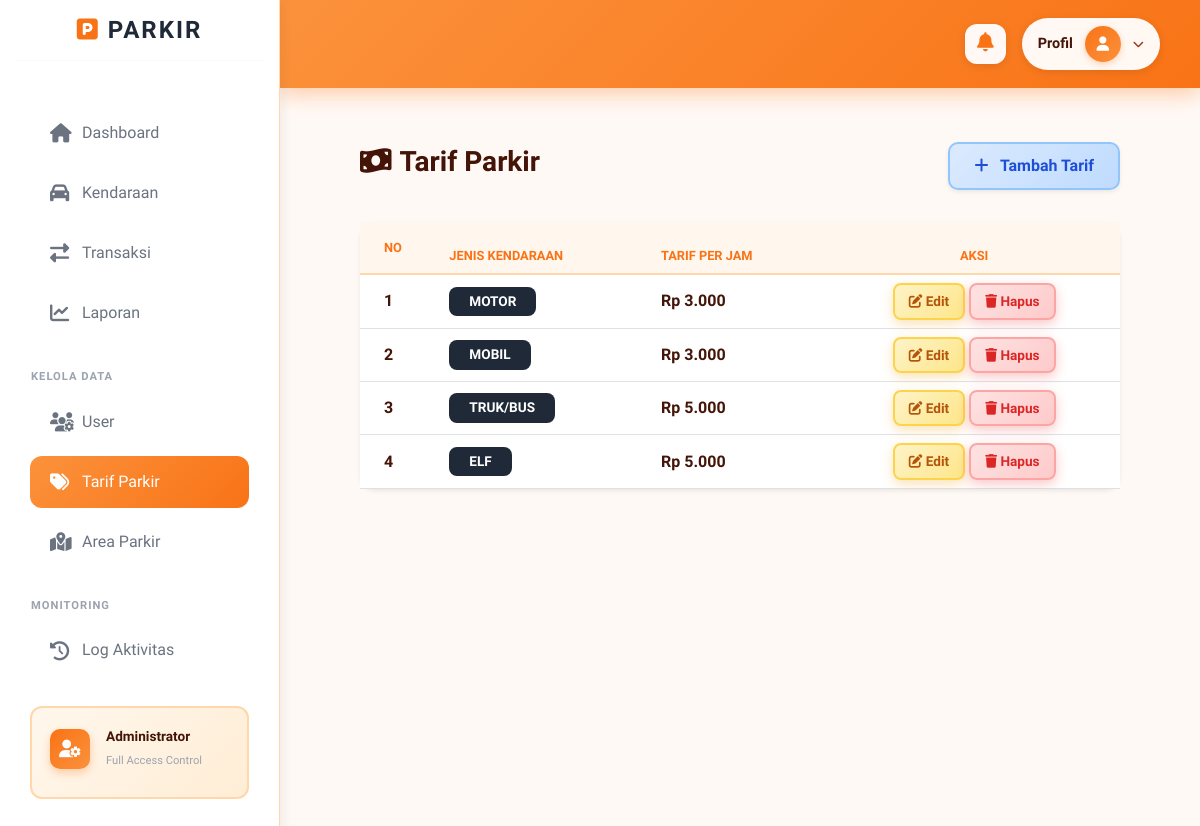
/index.php?c=Tarif&m=index (signed in), run on an earlier commit of the app's database.
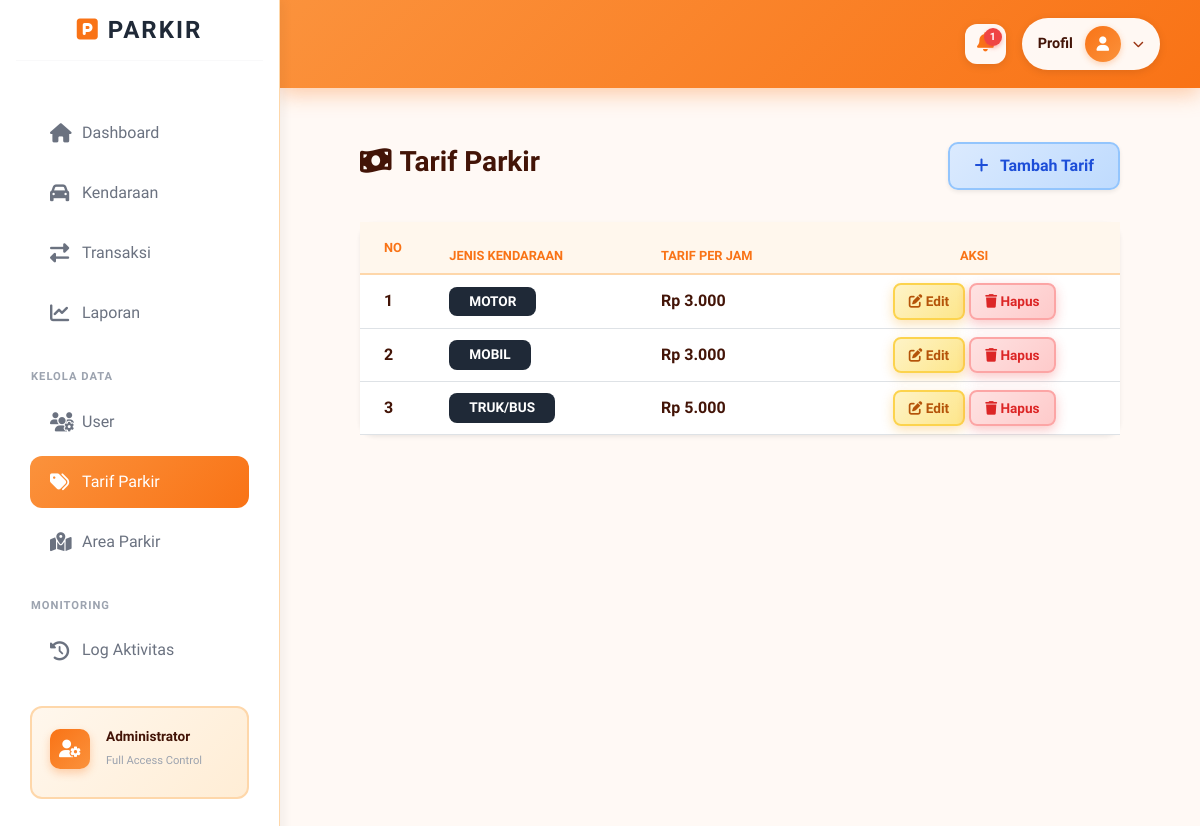
And on a later commit of the database.
### tables this page shows
CREATE TABLE `tb_tarif` (
  `id_tarif` int NOT NULL,
  `jenis_kendaraan` varchar(50) NOT NULL,
  `tarif_per_jam` decimal(10,0) NOT NULL
);

### controllers/TarifController.php (called while the page is built, shortened)
<?php
class TarifController {
    public function index() {
        $model = new TarifModel();
        $data = $model->all();
        include "views/tarif/index.php";
    }
}

### config/database.php (called while the page is built)
<?php
class Database {
    public static function connect() {
        return new PDO("mysql:host=localhost;dbname=db_parkir;charset=utf8","root","");
    }
}

### models/TarifModel.php (called while the page is built, shortened)
<?php
class TarifModel {
  private $db;
  function __construct(){
    $this->db = Database::connect();
  }
  function all(){
    $q = $this->db->query("SELECT * FROM tb_tarif ORDER BY FIELD(LOWER(jenis_kendaraan), 'motor', 'mobil', 'truk/bus', 'elf')");
    return $q->fetchAll(PDO::FETCH_ASSOC);
  }
}

### views/tarif/index.php (the view, shortened to what the changed rows need)
<?php include "views/layout/header.php"; ?>
<link rel="stylesheet" href="assets/css/halaman.css">
<div class="container-fluid py-4">
    <div class="card border-0 shadow-sm" style="border-radius: 15px;">
        <div class="card-body p-0">
            <div class="table-responsive">
                <table class="table table-hover align-middle m-0">
                    <thead class="table-dark">
                        <tr>
                            <th class="py-3 ps-4">No</th>
                            <th>Jenis Kendaraan</th>
                            <th>Tarif Per Jam</th>
                            <th class="text-center">Aksi</th>
                        </tr>
                    </thead>
                    <tbody>
                        <?php if (!empty($data)): ?>
                            <?php $no=1; foreach($data as $d): ?>
                            <tr>
                                <td class="ps-4"><?= $no++ ?></td>
                                <td>
                                    <span class="badge text-uppercase" style="background: #1f2937; color: white; padding: 8px 20px; border-radius: 8px; font-weight: 600; font-size: 0.85rem;"><?= $d['jenis_kendaraan'] ?></span>
                                </td>
                                <td class="fw-bold text-success">Rp <?= number_format($d['tarif_per_jam'], 0, ',', '.') ?></td>
                                <td class="text-center">
                                    <a href="index.php?c=Tarif&m=edit&id=<?= $d['id_tarif'] ?>" class="btn btn-sm btn-warning">
                                        <i class="fas fa-edit"></i> Edit
                                    </a>
                                    <a href="index.php?c=Tarif&m=delete&id=<?= $d['id_tarif'] ?>"
                                       onclick="return confirm('Yakin hapus tarif ini?')"
                                       class="btn btn-sm btn-danger">
                                        <i class="fas fa-trash"></i> Hapus
                                    </a>
                                </td>
                            </tr>
                            <?php endforeach; ?>
                        <?php endif; ?>
                    </tbody>
                </table>
            </div>
        </div>
    </div>
</div>
<?php include "views/layout/footer.php"; ?>

### views/layout/header.php (shortened to what the changed rows need)
<!DOCTYPE html>
<html lang="id">
<head>
    <link rel="stylesheet" href="assets/css/halaman.css">
    <link href="https://cdn.jsdelivr.net/npm/bootstrap@5.3.0/dist/css/bootstrap.min.css" rel="stylesheet">
    <link rel="stylesheet" href="https://cdnjs.cloudflare.com/ajax/libs/font-awesome/6.4.0/css/all.min.css">
</head>
<body>
<?php
$user_role = $_SESSION['user']['role'] ?? 'guest';
?>
<div class="wrapper">
    <div id="content">
    <nav class="top-navbar d-flex justify-content-between align-items-center">
        <div class="d-flex align-items-center gap-3">
            <?php if($user_role == 'admin'): ?>
            <div class="dropdown">
                <?php
                $db = Database::connect();
                $today = date('Y-m-d');
                $query = "SELECT t.*, k.plat_nomor, k.jenis_kendaraan
                         FROM tb_transaksi t
                         JOIN tb_kendaraan k ON t.id_kendaraan = k.id_kendaraan
                         WHERE DATE(t.waktu_keluar) = ? AND t.status = 'keluar'
                         ORDER BY t.waktu_keluar DESC
                         LIMIT 5";
                $stmt = $db->prepare($query);
                $stmt->execute([$today]);
                $notif_keluar = $stmt->fetchAll(PDO::FETCH_ASSOC);
                $jumlah_keluar = count($notif_keluar);
                ?>
                <div class="notif-trigger"
                    id="dropdownNotif"
                    data-bs-toggle="dropdown"
                    aria-expanded="false"
                    style="cursor: pointer; position: relative; padding: 8px 12px; background: rgba(255, 255, 255, 0.95); border-radius: 12px; transition: all 0.3s ease; box-shadow: 0 2px 8px rgba(0,0,0,0.1);">
                    <i class="fas fa-bell" style="color: #f97316; font-size: 1.2rem;"></i>
                    <?php if($jumlah_keluar > 0): ?>
                    <span class="notif-badge" style="position: absolute; top: 4px; right: 4px; background: #ef4444; color: white; border-radius: 50%; width: 18px; height: 18px; display: flex; align-items: center; justify-content: center; font-size: 0.65rem; font-weight: 700; box-shadow: 0 2px 4px rgba(239, 68, 68, 0.4);">
                        <?= $jumlah_keluar ?>
                    </span>
                    <?php endif; ?>
                </div>
            </div>
            <?php endif; ?>
        </div>
    </nav>
        <div class="container-fluid">

What changed in the data, as far as the page shows it:
removed tb_tarif: jenis_kendaraan "ELF", tarif_per_jam "5.000"
Also different on the page:
$jumlah_keluar: (not shown) → "1"
